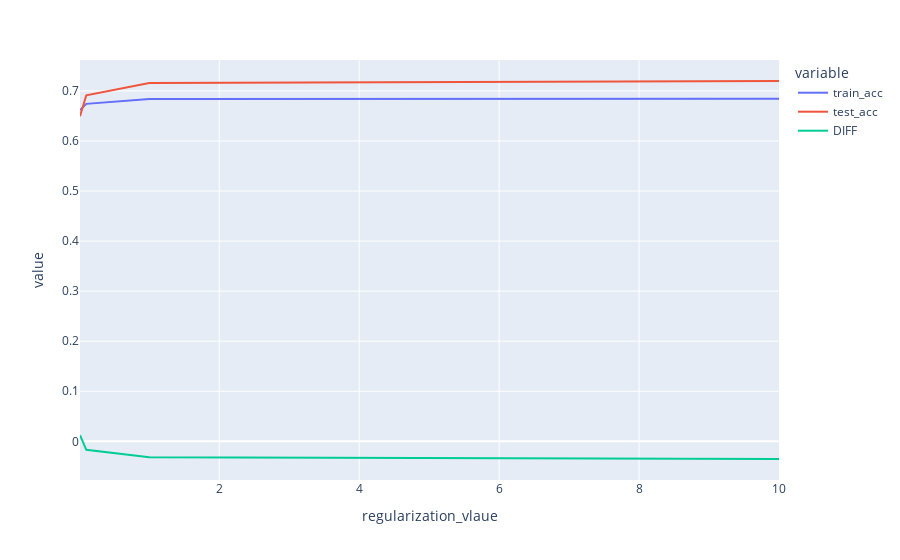

The code cell stored with this chart in its notebook:
### Code cell
######### Q5
by_noise = results_log.groupby(["regularization_vlaue"]).mean()
by_noise = by_noise.reset_index()
px.line(by_noise,x = "regularization_vlaue", y = ["train_acc","test_acc","DIFF"])

### Figure 1 — Plotly figure (JSON) as saved in the notebook; plotly's stock layout.template omitted (floating-point values rounded to 4 significant figures)
{"data": [{"hovertemplate": "variable=train_acc<br>regularization_vlaue=%{x}<br>value=%{y}<extra></extra>", "legendgroup": "train_acc", "line": {"color": "#636efa", "dash": "solid"}, "marker": {"symbol": "circle"}, "mode": "lines", "name": "train_acc", "orientation": "v", "showlegend": true, "type": "scatter", "x": [0.01, 0.1, 1, 10], "xaxis": "x", "y": [0.6616, 0.6742, 0.6838, 0.6844], "yaxis": "y"}, {"hovertemplate": "variable=test_acc<br>regularization_vlaue=%{x}<br>value=%{y}<extra></extra>", "legendgroup": "test_acc", "line": {"color": "#EF553B", "dash": "solid"}, "marker": {"symbol": "circle"}, "mode": "lines", "name": "test_acc", "orientation": "v", "showlegend": true, "type": "scatter", "x": [0.01, 0.1, 1, 10], "xaxis": "x", "y": [0.6495, 0.6913, 0.7157, 0.7198], "yaxis": "y"}, {"hovertemplate": "variable=DIFF<br>regularization_vlaue=%{x}<br>value=%{y}<extra></extra>", "legendgroup": "DIFF", "line": {"color": "#00cc96", "dash": "solid"}, "marker": {"symbol": "circle"}, "mode": "lines", "name": "DIFF", "orientation": "v", "showlegend": true, "type": "scatter", "x": [0.01, 0.1, 1, 10], "xaxis": "x", "y": [0.01209, -0.0171, -0.03184, -0.03537], "yaxis": "y"}], "layout": {"autosize": true, "legend": {"title": {"text": "variable"}, "tracegroupgap": 0}, "margin": {"t": 60}, "xaxis": {"anchor": "y", "autorange": true, "domain": [0, 1], "range": [0.01, 10], "title": {"text": "regularization_vlaue"}, "type": "linear"}, "yaxis": {"anchor": "x", "autorange": true, "domain": [0, 1], "range": [-0.07732, 0.7618], "title": {"text": "value"}, "type": "linear"}}}
